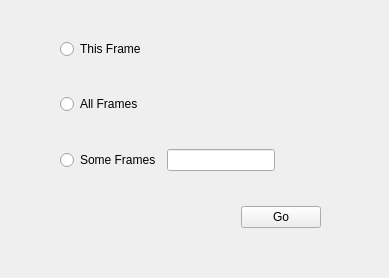
<?xml version="1.0" encoding="UTF-8"?>
<ui version="4.0">
 <class>Form</class>
 <widget class="QWidget" name="Form">
  <property name="geometry">
   <rect>
    <x>0</x>
    <y>0</y>
    <width>389</width>
    <height>278</height>
   </rect>
  </property>
  <property name="windowTitle">
   <string>Form</string>
  </property>
  <widget class="QWidget" name="horizontalLayoutWidget">
   <property name="geometry">
    <rect>
     <x>20</x>
     <y>10</y>
     <width>341</width>
     <height>251</height>
    </rect>
   </property>
   <layout class="QHBoxLayout" name="horizontalLayout_4">
    <item>
     <spacer name="horizontalSpacer_2">
      <property name="orientation">
       <enum>Qt::Horizontal</enum>
      </property>
      <property name="sizeType">
       <enum>QSizePolicy::Minimum</enum>
      </property>
      <property name="sizeHint" stdset="0">
       <size>
        <width>40</width>
        <height>20</height>
       </size>
      </property>
     </spacer>
    </item>
    <item>
     <layout class="QVBoxLayout" name="verticalLayout_3">
      <item>
       <layout class="QHBoxLayout" name="horizontalLayout_5">
        <item>
         <widget class="QRadioButton" name="this_frame_radio">
          <property name="text">
           <string>This Frame</string>
          </property>
         </widget>
        </item>
        <item>
         <spacer name="horizontalSpacer_4">
          <property name="orientation">
           <enum>Qt::Horizontal</enum>
          </property>
          <property name="sizeHint" stdset="0">
           <size>
            <width>40</width>
            <height>20</height>
           </size>
          </property>
         </spacer>
        </item>
       </layout>
      </item>
      <item>
       <layout class="QHBoxLayout" name="horizontalLayout_6">
        <item>
         <widget class="QRadioButton" name="all_frames_radio">
          <property name="text">
           <string>All Frames</string>
          </property>
         </widget>
        </item>
        <item>
         <spacer name="horizontalSpacer_5">
          <property name="orientation">
           <enum>Qt::Horizontal</enum>
          </property>
          <property name="sizeHint" stdset="0">
           <size>
            <width>40</width>
            <height>20</height>
           </size>
          </property>
         </spacer>
        </item>
       </layout>
      </item>
      <item>
       <layout class="QHBoxLayout" name="horizontalLayout_7">
        <item>
         <widget class="QRadioButton" name="some_frames_radio">
          <property name="text">
           <string>Some Frames</string>
          </property>
         </widget>
        </item>
        <item>
         <widget class="QLineEdit" name="some_frames_input"/>
        </item>
        <item>
         <spacer name="horizontalSpacer_6">
          <property name="orientation">
           <enum>Qt::Horizontal</enum>
          </property>
          <property name="sizeHint" stdset="0">
           <size>
            <width>40</width>
            <height>20</height>
           </size>
          </property>
         </spacer>
        </item>
       </layout>
      </item>
      <item>
       <layout class="QHBoxLayout" name="horizontalLayout_3">
        <item>
         <spacer name="horizontalSpacer">
          <property name="orientation">
           <enum>Qt::Horizontal</enum>
          </property>
          <property name="sizeHint" stdset="0">
           <size>
            <width>40</width>
            <height>20</height>
           </size>
          </property>
         </spacer>
        </item>
        <item>
         <widget class="QPushButton" name="go_button">
          <property name="text">
           <string>Go</string>
          </property>
         </widget>
        </item>
       </layout>
      </item>
     </layout>
    </item>
    <item>
     <spacer name="horizontalSpacer_3">
      <property name="orientation">
       <enum>Qt::Horizontal</enum>
      </property>
      <property name="sizeType">
       <enum>QSizePolicy::Minimum</enum>
      </property>
      <property name="sizeHint" stdset="0">
       <size>
        <width>40</width>
        <height>20</height>
       </size>
      </property>
     </spacer>
    </item>
   </layout>
  </widget>
 </widget>
 <resources/>
 <connections/>
</ui>
